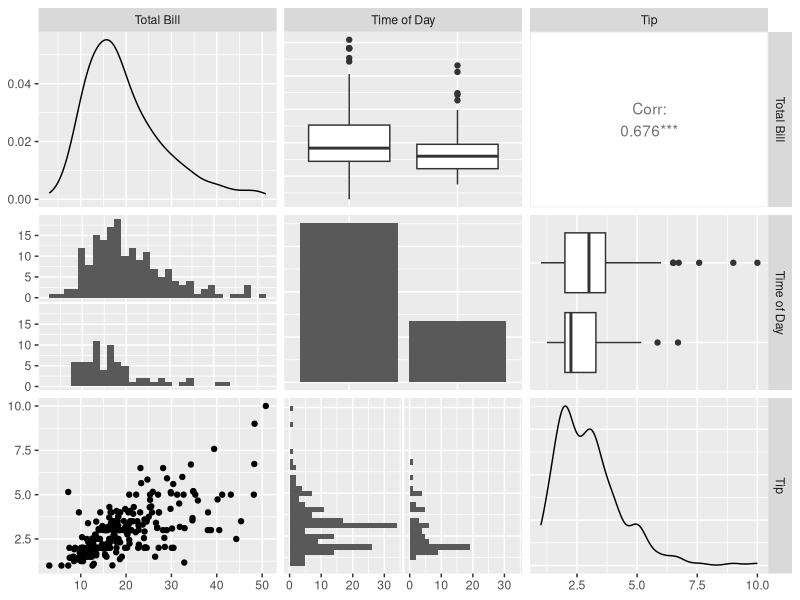
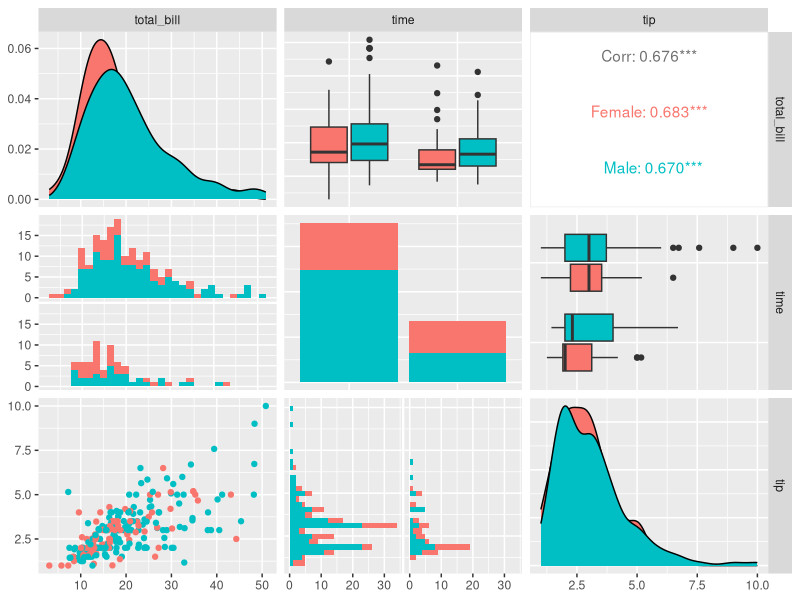
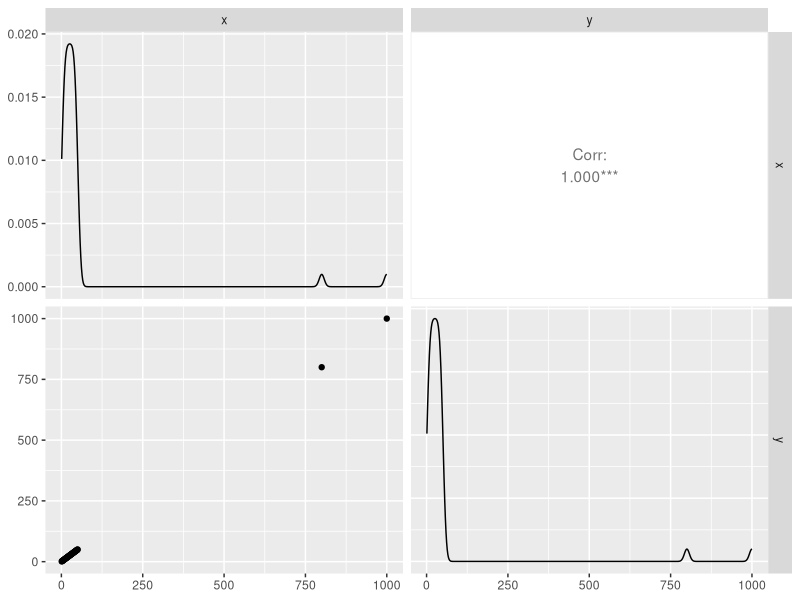
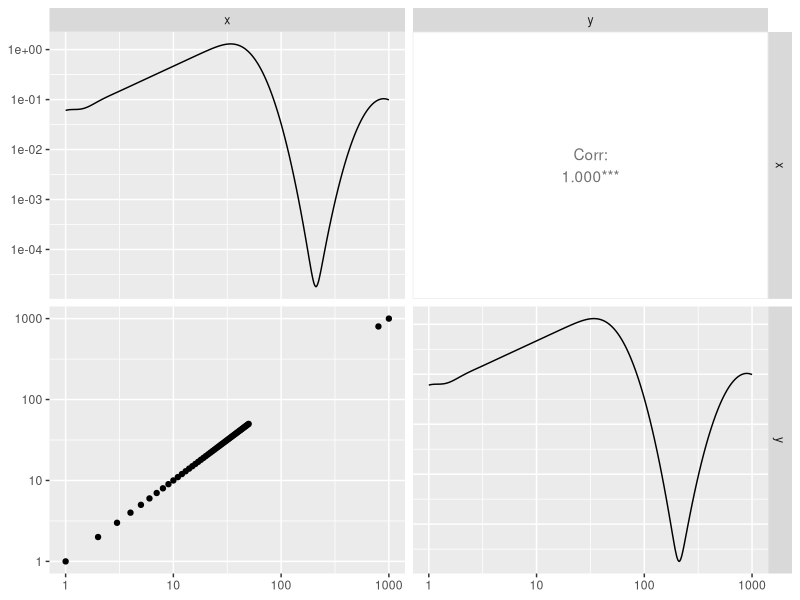
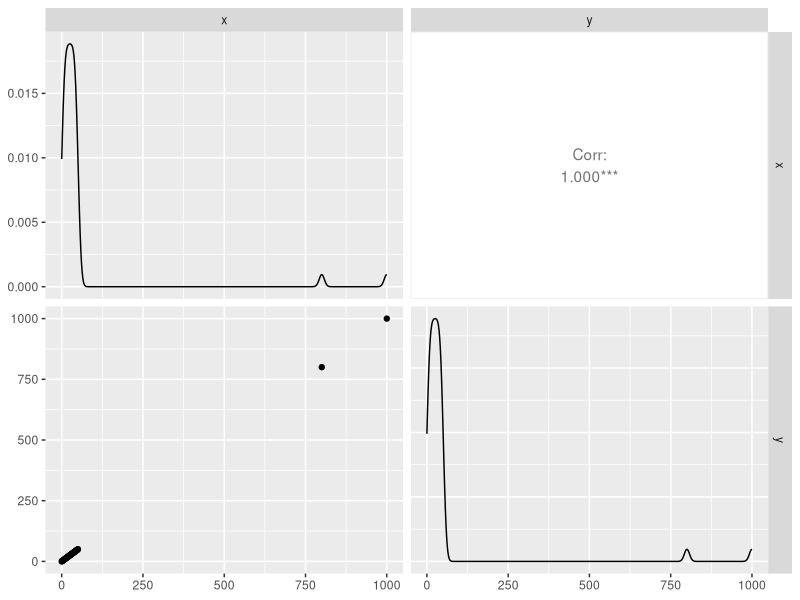
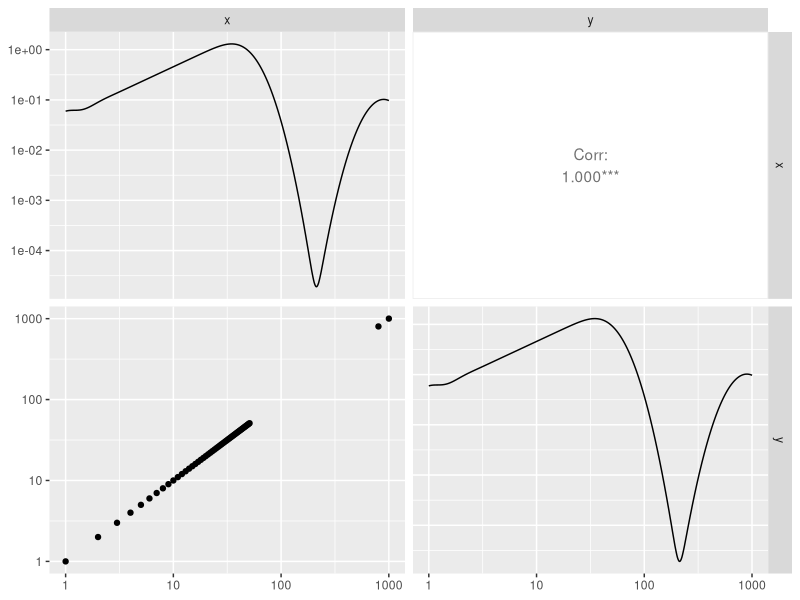

Reproduce these figures in R, in order.
## ---- chunk 1
knitr::opts_chunk$set(echo = TRUE)
library(tidyverse)
library(GGally)

# example data. 244 rows, 7 columns: total_bill  tip    sex smoker day   time size
data(tips)

tips |> summary()
## ---- chunk 2
pm <- ggpairs(tips, columns = c("total_bill", "time", "tip"), 
              columnLabels = c("Total Bill", "Time of Day", "Tip"))
pm
## ---- chunk 3
pm <- ggpairs(tips, mapping = aes(color = sex), columns = c("total_bill", "time", "tip"))
pm
## ---- chunk 4
df_noZeros <- data.frame(x=c(1:50,800,1000), 
                         y=c(1:50,800,1000))
ggpairs(df_noZeros)
## ---- chunk 5
ggpairs(df_noZeros) +
    scale_x_log10() +
    scale_y_log10()
## ---- chunk 6
df_zeros <- data.frame(x=c(0:50,800,1000), 
                         y=c(0:50,800,1000))
ggpairs(df_zeros)
## ---- chunk 7
df_zeros |> 
    mutate(across(
        .cols=x:y,
        .fns = function(myNums) { myNums+1 } )
        ) |> 
ggpairs() +
    scale_x_log10() +
    scale_y_log10()
